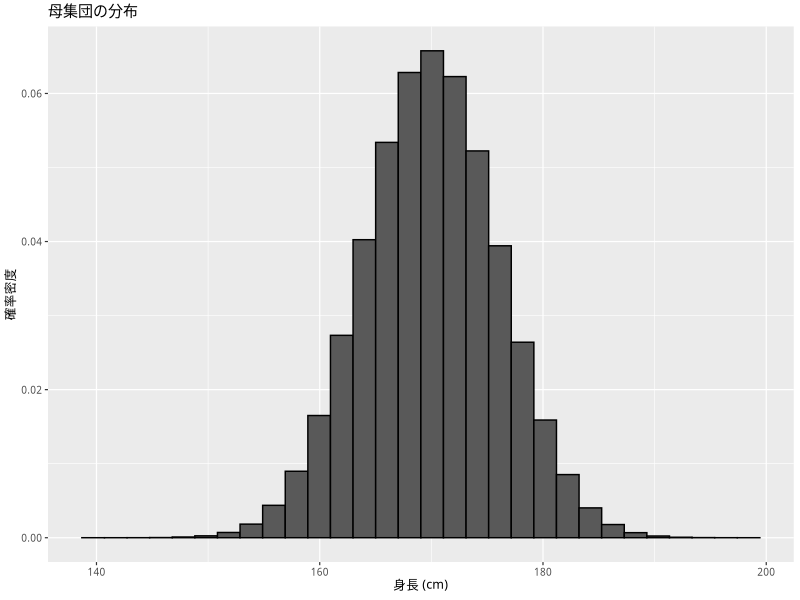
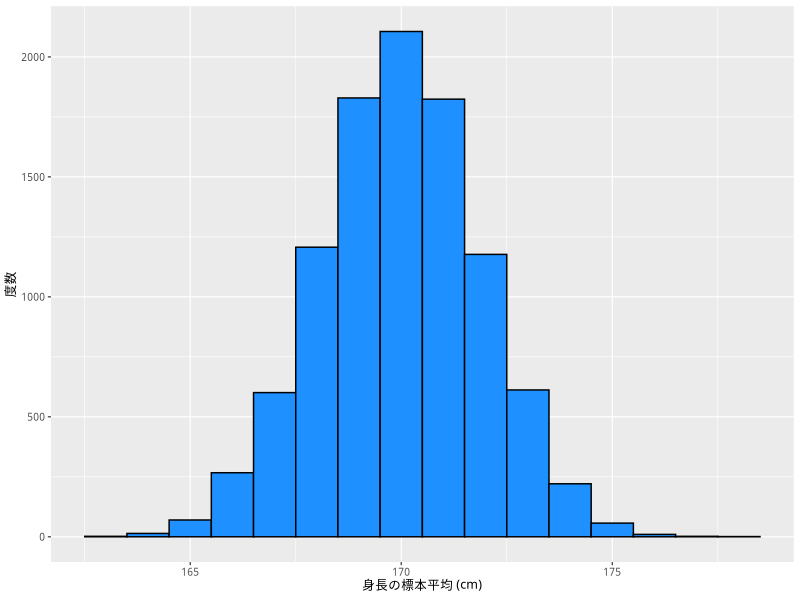
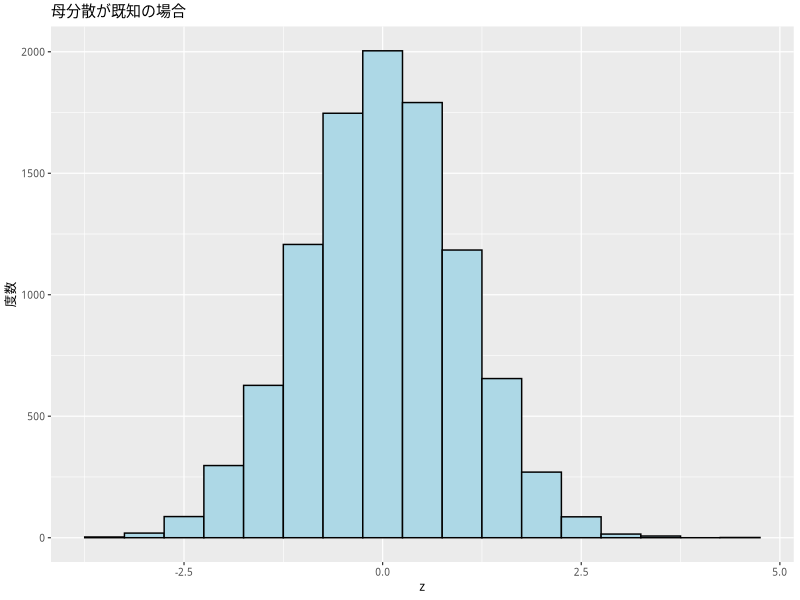
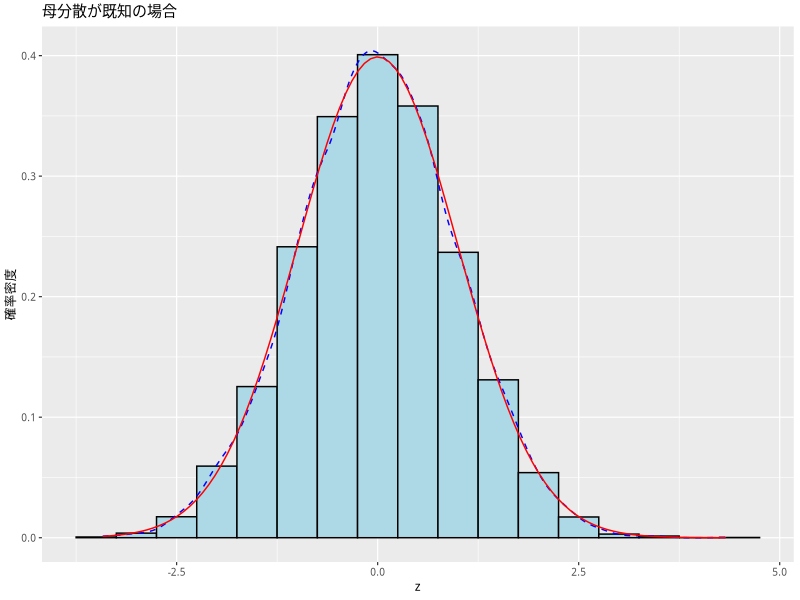
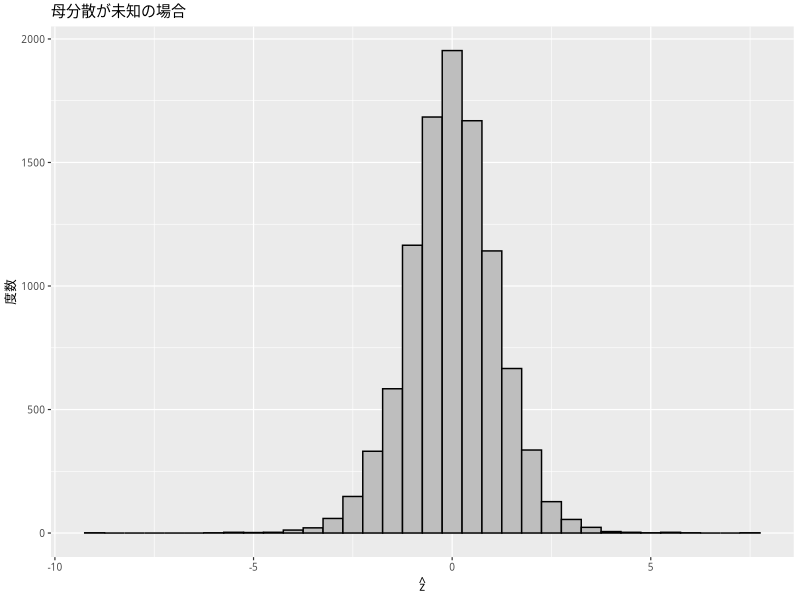
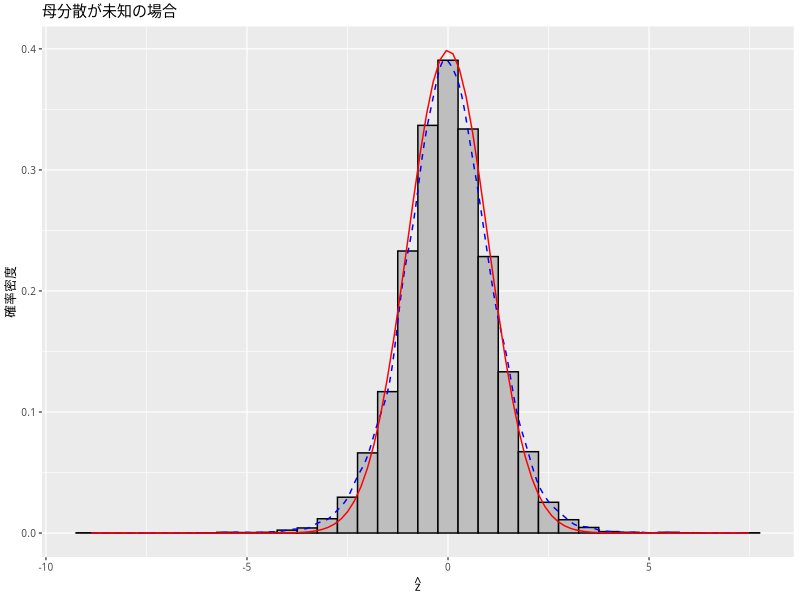
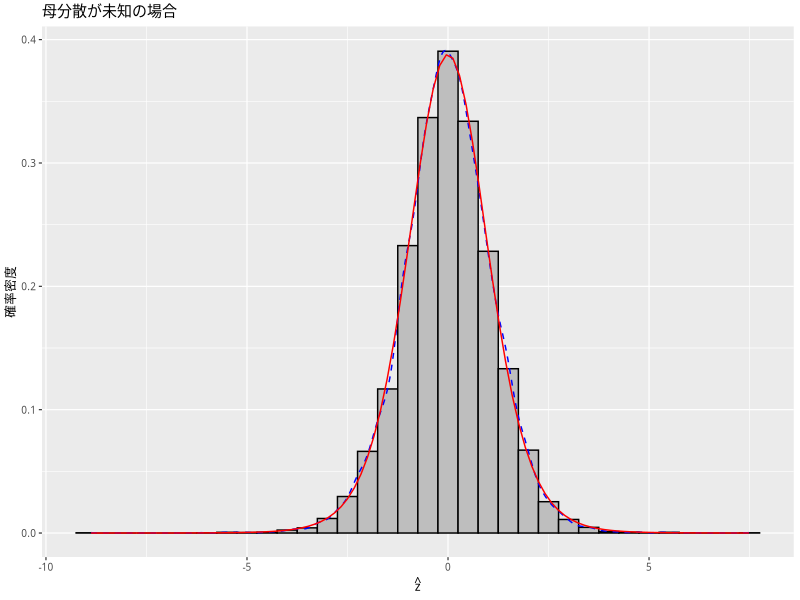
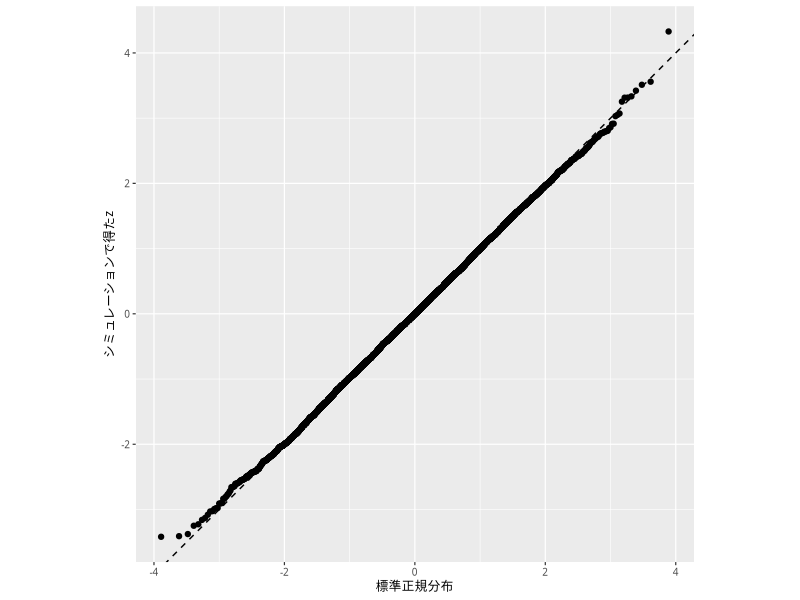

Here is the R script that generated these plots, in order:
## ---- chunk 1
#| message: false
library(tidyverse)
## 図の中で日本語を使えるようにする
## フォントの設定はお好みで
## （Unix/Linux ではIPAexフォントのインストールが必要かも）
if (.Platform$OS.type == "windows") { 
  my_font <- "Yu Gothic"  
} else if (capabilities("aqua")) { 
  my_font <- "HiraginoSans-W3"
} else {
  my_font <- "IPAexGothic"
}
theme_set(theme_gray(base_size = 9,
                     base_family = my_font))
## ---- chunk 2
#| echo: false
set.seed(2019-05-30)
## ---- chunk 3
pop <- rnorm(1e6, mean = 170, sd = 6)
## ---- chunk 4
pop_height <- ggplot(tibble(pop), 
                     aes(x = pop, 
                         y = after_stat(density))) +
  geom_histogram(color = "black") +
  labs(x = "身長 (cm)", 
       y = "確率密度", 
       title = "母集団の分布")
plot(pop_height)
## ---- chunk 5
mean(pop)
## ---- chunk 6
sd(pop)
## ---- chunk 7
N <- 10          # 標本サイズ
n_sims <- 1e4    # シミュレーションの繰り返し回数
## ---- chunk 8
means <- rep(NA, 1e4)
## ---- chunk 9
u <- rep(NA, 1e4)
## ---- chunk 10
for (i in 1 : n_sims) {
  smpl <- sample(pop, size = N, replace = FALSE)
  means[i] <- mean(smpl)
  u[i] <- sd(smpl)
}
## ---- chunk 11
df_sim <- tibble(mean = means, 
                 sd = u)
h1 <- ggplot(df_sim, aes(x = mean)) +
  geom_histogram(binwidth = 1, 
                 color = "black", 
                 fill = "dodgerblue") +
  labs(x = "身長の標本平均 (cm)", 
       y = "度数")
plot(h1)
## ---- chunk 12
(mu <- mean(means))
## ---- chunk 13
(sigma <- sd(pop))
## ---- chunk 14
z <- (means - mu) / (sigma / sqrt(N))
## ---- chunk 15
df_sim$z <- z
h2 <- ggplot(df_sim, aes(x = z)) +
  geom_histogram(binwidth = 0.5, 
                 color = "black", 
                 fill = "lightblue") +
  labs(title = "母分散が既知の場合", 
       y = "度数")
plot(h2)
## ---- chunk 16
#| fig.height: 5
#| fig.width: 6
h3 <- ggplot(df_sim) +
  geom_histogram(aes(x = z, 
                     y = after_stat(density)),
                 binwidth = 0.5, 
                 color = "black", 
                 fill = "lightblue") +
  geom_density(aes(x = z, 
                   y = after_stat(density)), 
               color = "blue", 
               linetype = "dashed") +
  stat_function(fun = dnorm,
                inherit.aes = FALSE,
                color = "red") +
  labs(y = "確率密度", 
       title = "母分散が既知の場合")
plot(h3)
## ---- chunk 17
z_hat <- (means - mu) / (u / sqrt(N))
## ---- chunk 18
df_sim$z_hat <- z_hat
h4 <- ggplot(df_sim, aes(x = z_hat)) +
  geom_histogram(binwidth = 0.5, 
                 color = "black", 
                 fill = "gray") +
  labs(x = expression(hat(z)),
       y = "度数", 
       title = "母分散が未知の場合")
plot(h4)
## ---- chunk 19
#| fig.height: 5
#| fig.width:  6
h5 <- ggplot(df_sim) +
  geom_histogram(aes(x = z_hat, 
                     y = after_stat(density)),
                 binwidth = 0.5, 
                 color = "black", 
                 fill = "gray") +
  geom_density(aes(x = z_hat,
                   y = after_stat(density)), 
               color = "blue", 
               linetype = "dashed") +
  stat_function(fun = dnorm,
                inherit.aes = FALSE,
                color = "red") +
  labs(x = expression(hat(z)), 
       y = "確率密度", 
       title = "母分散が未知の場合")
plot(h5)
## ---- chunk 20
#| fig.height: 5
#| fig.width:  6
h6 <- ggplot(df_sim) +
  geom_histogram(aes(x = z_hat, 
                     y = after_stat(density)),
                 binwidth = 0.5, 
                 color = "black", 
                 fill = "gray") +
  geom_density(aes(x = z_hat, 
                   y = after_stat(density)), 
               color = "blue", 
               linetype = "dashed") +
  stat_function(fun = dt,
                args = list(df = 9),
                inherit.aes = FALSE,
                color = "red") +
  labs(x = expression(hat(z)), 
       y = "確率密度", 
       title = "母分散が未知の場合")
plot(h6)
## ---- chunk 21
quantile(z, probs = c(0.025, 0.5, 0.975))
## ---- chunk 22
#| fig.width: 5
qq1 <- ggplot(df_sim, aes(sample = z)) + 
  geom_abline(intercept = 0, 
              slope = 1, 
              linetype = "dashed") +  # 45度線 
  stat_qq(distribution = qnorm) +
  coord_fixed(ratio = 1) +       　   # 図の縦横比を1:1にする
  labs(x = "標準正規分布", 
       y = "シミュレーションで得たz")
plot(qq1)
## ---- chunk 23
qq2 <- ggplot(df_sim, aes(sample = z_hat)) + 
  geom_abline(intercept = 0, 
              slope = 1, 
              linetype = "dashed") +  # 45度線 
  stat_qq(distribution = qnorm) +
  xlim(-6, 6) + 
  ylim(-6, 6) +
  coord_fixed(ratio = 1) +            # 図の縦横比を1:1にする
  labs(x = "標準正規分布", 
       y = expression(paste("シミュレーションで得た", hat(z))))
plot(qq2)
## ---- chunk 24
qq3 <- ggplot(df_sim, aes(sample = z_hat)) + 
  geom_abline(intercept = 0,
              slope = 1,
              linetype = "dashed") +  # 45度線 
  stat_qq(distribution = qt, dparams = 9) +
  xlim(-6, 6) + 
  ylim(-6, 6) +
  coord_fixed(ratio = 1) +            # 図の縦横比を1:1にする
  labs(x = "自由度9のt分布",
       y = expression(paste("シミュレーションで得た", hat(z))))
plot(qq3)
## ---- chunk 25
x1 <-  seq(-3, 3, length = 1000)
stdn <- dnorm(x1, mean = 0, sd = 1)
t1 <- dt(x1, df = 1)
t2 <- dt(x1, df = 2)
t10 <- dt(x1, df = 10)
df_t <- tibble(x = rep(x1, 4),
               t = c(stdn, t1, t2, t10),
               group = rep(c("stdn", "t1", "t2", "t10"), rep(1000, 4)))
glimpse(df_t)
## ---- chunk 26
plt_t <- ggplot(df_t, aes(x = x, y = t, 
                          color = group, linetype = group)) +
  geom_line() +
  scale_color_brewer(palette = "Accent",
                     name = "", 
                     labels = c("標準正規分布", "t(df = 1)",
                                "t(df = 2)", "t(df = 10)")) +
  scale_linetype_discrete(name = "", 
                          labels = c("標準正規分布", "t(df = 1)",
                                     "t(df = 2)", "t(df = 10)")) +
  labs(x = "", y = "確率密度")
plot(plt_t)
## ---- chunk 27
plot_t <- function(df) {
  x <- seq(from = -4, to = 4, length = 1000)
  t <- dt(x, df = df)
  nml <- dnorm(x, mean = 0, sd = 1)
  d <- tibble(x, t, nml)
  p <- ggplot(d, aes(x = x)) +
    geom_line(aes(y = nml), linetype = "dashed") +
    geom_line(aes(y = t), color = "royalblue") +
    labs(x = "", y = "確率密度",
         title = str_c("自由度", df, "のt分布（青い実線）と標準正規分布（黒い点線）"))
  plot(p)
}
## ---- chunk 28
plot_t(df = 1)
## ---- chunk 29
plot_t(df = 3)
## ---- chunk 30
smpl_1 <- sample(pop, size = 10, replace = FALSE)
## ---- chunk 31
(x_bar <- mean(smpl_1))
## ---- chunk 32
(se <- sd(smpl_1) / sqrt(10))
## ---- chunk 33
#| hold: true
qt(df = 9, p = 0.025)  # 下側
## qt(df = 9, p = 0.025, lower.tail = FALSE)  # 上側
## qt(df = 9, p = 0.975)  # 上側はこれでも求められる
## ---- chunk 34
(lb <- x_bar + qt(df = 9, p = 0.025) * se)
(ub <- x_bar + qt(df = 9, p = 0.975) * se)
## ---- chunk 35
(lb_n <- x_bar + qnorm(p = 0.025) * se)
(ub_n <- x_bar + qnorm(p = 0.975) * se)
## ---- chunk 36
get_ci <- function(x, level = 0.95) {
  ## t 分布を利用して母平均の95%信頼区間を求める関数
  ## 引数：x = 標本（観測値のベクトル）
  ##       level = 信頼度（既定値は0.95）
  N <- length(x)  # 標本サイズを調べる
  x_bar <- mean(x)
  se <- sd(x) / sqrt(N)
  t <- qt(df = N - 1, p = (1 - level) / 2, lower.tail = FALSE)
  lb <- x_bar - t * se
  ub <- x_bar + t * se
  confint <- c(lb, ub)
  names(confint) <- c(str_c(level*100, "%CIの下限値"),
                      str_c(level*100, "%CIの上限値"))
  return(confint)
}
## ---- chunk 37
get_ci(smpl_1)
## ---- chunk 38
get_ci(smpl_1, level = 0.89)
## ---- chunk 39
get_ci(smpl_1, level = 0.999)
